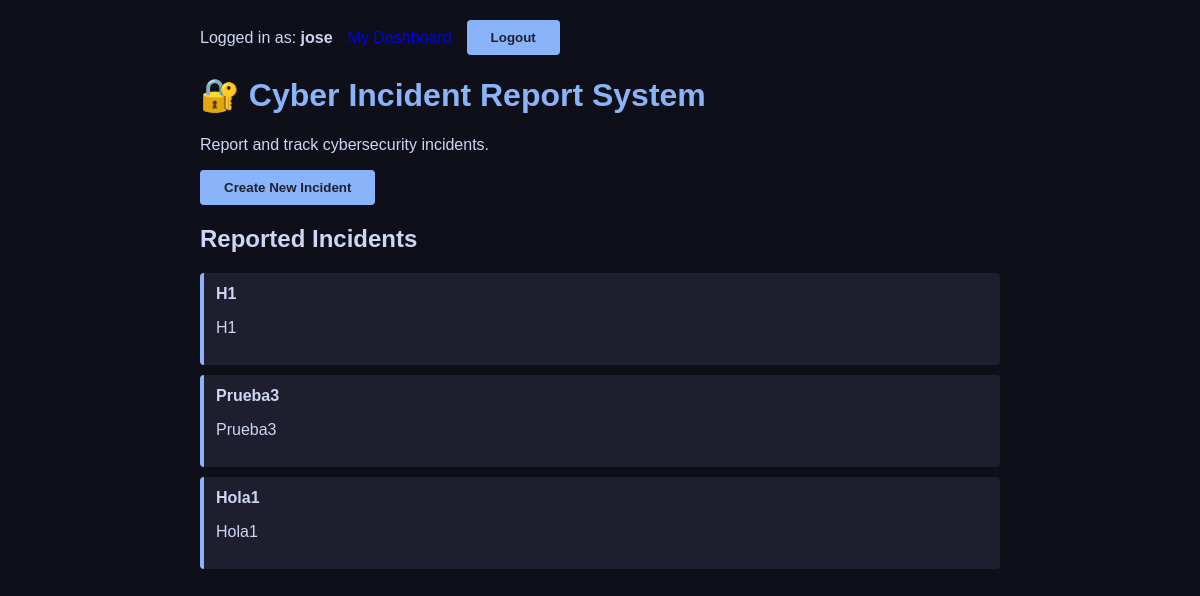
Before: / (signed in) with the older database file.
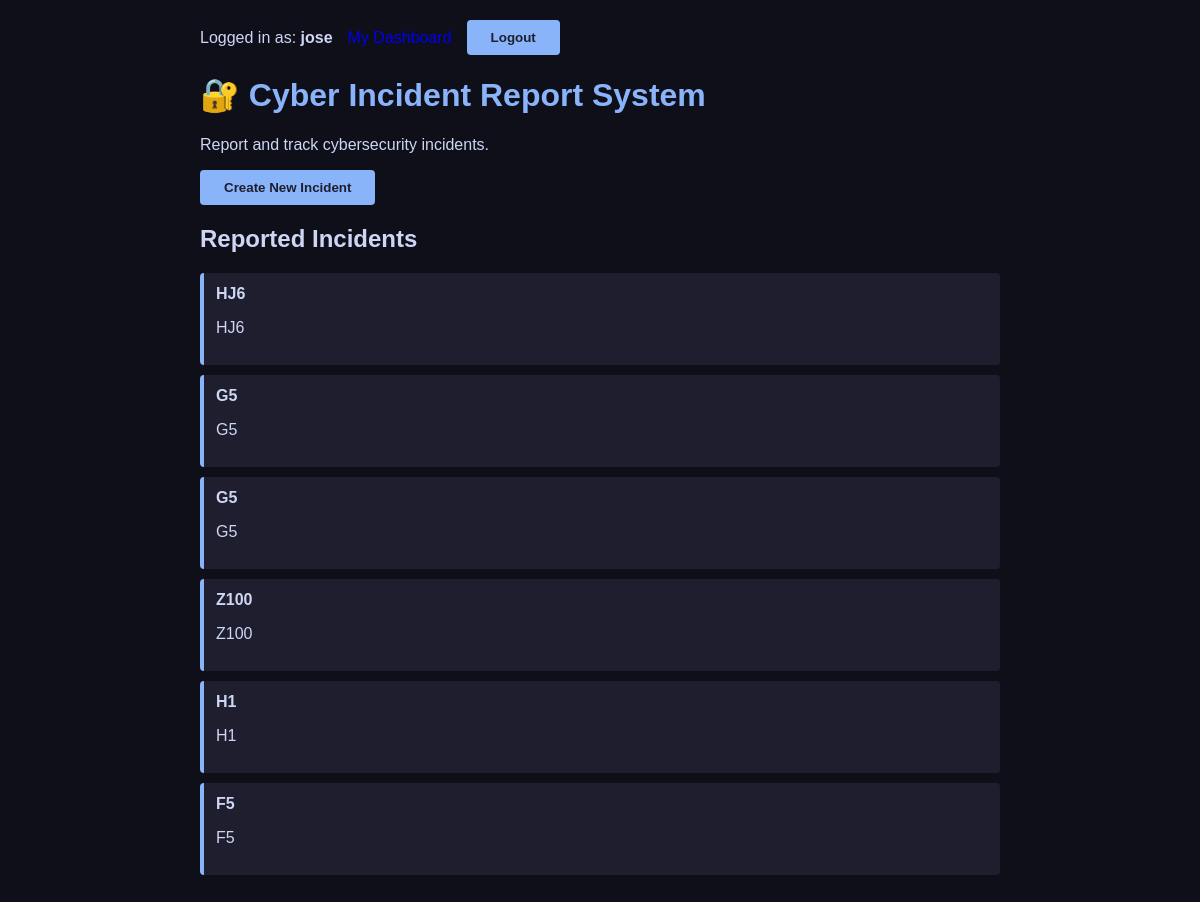
After: the same page with the newer database file.
### incidents/models.py (models this page shows, shortened)
class Incident(models.Model):
    title = models.CharField(max_length=200)
    description = models.TextField()
    severity = models.CharField(max_length=20, choices=[('low', 'Low'), ('medium', 'Medium'), ('high', 'High')], default='medium')
    reported_at = models.DateTimeField(auto_now_add=True)
    updated_at = models.DateTimeField(auto_now=True)
    resolved = models.BooleanField(default=False)
    reported_by = models.ForeignKey(    # <- ADD this
        User,
        on_delete=models.SET_NULL,
        null=True,
        blank=True,
        related_name='reported_incidents'
    )
    class Meta:
        ordering = ['-reported_at'] # Newest first

### incidents/views.py (the view, shortened to what this page needs)
# urls.py: 2. Add a URL to urlpatterns:  path('', views.home, name='home')
@login_required
def home(request):
    incidents = Incident.objects.all()
    return render(request, 'incidents/home.html', {'incidents': incidents})

### incidents/templates/incidents/home.html (shortened to what this page needs)
<!DOCTYPE html>
<html lang='en'>
<head>
</head>
<body>
    <nav>
        <span>
            Logged in as:
            <strong>{{ request.user.username }}</strong>
        </span>
        <a href="{% url 'accounts:dashboard' %}">
        </a>
        <form method="POST" action="{% url 'accounts:logout' %}" style="display:inline;">
            <button type="submit">
                Logout
            </button>
        </form>
    </nav>
    <h1>🔐 Cyber Incident Report System</h1>
    <p>
        Report and track cybersecurity incidents.
    </p>
    <a href="{% url 'create_incident' %}">
        <button>
            Create New Incident
        </button>
    </a>
    <h2>Reported Incidents</h2>
    {% for incident in incidents %}
    <div class='incident-card'>
        <strong>{{ incident.title }}</strong>
        <p>{{ incident.description }}</p>
    </div>
    {% empty %}
    <p>No incidents reported yet.</p>
    {% endfor %}
</body>
</html>

Changed rows visible on the page:
removed Incident: title "Prueba3", description "Prueba3"
added Incident: title "HJ6", description "HJ6"
added Incident: title "G5", description "G5"
added Incident: title "G5", description "G5"
added Incident: title "Z100", description "Z100"
changed Incident (number 6 of 6 on the later page): title "Hola1" → "F5"; description "Hola1" → "F5"
